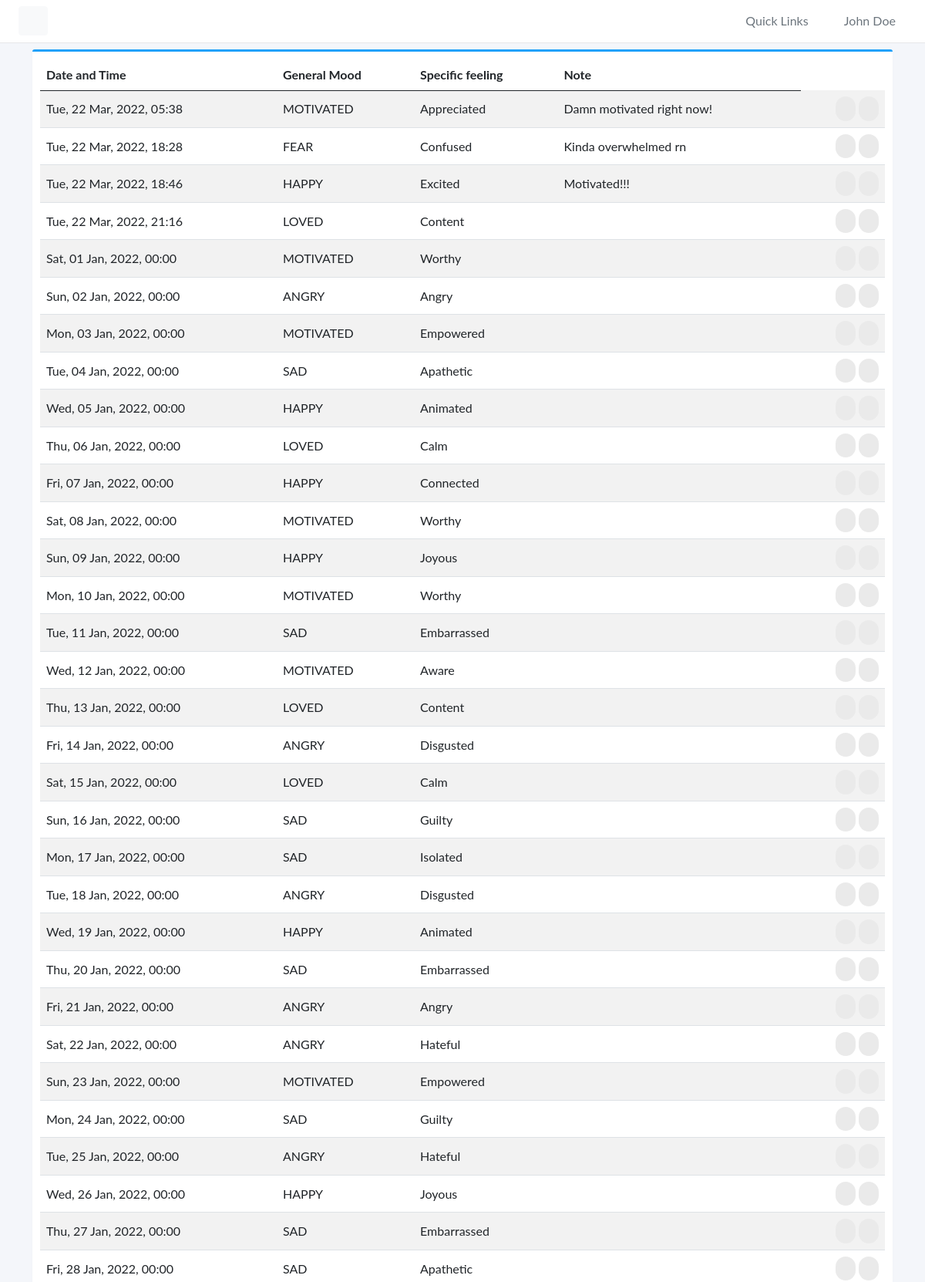
/logs.html (signed in, upper part), run on the app's committed database.
### tables this page shows
CREATE TABLE "Moods" (
	"name"	TEXT,
	"timestamp"	TEXT,
	"general"	TEXT,
	"specific"	TEXT,
	"note"	TEXT
);

### main.py (the view)
@app.route('/logs.html', methods=['GET'])
def logs():
    with sqlite3.connect('users.db') as conn:
        logs = conn.cursor().execute("SELECT * FROM Moods WHERE name = ?", (userID,)).fetchall()
        logs = [(x[0], get_time(x[1]), x[2], x[3], x[4], x[1]) for x in logs]
        print(logs)
        return render_template('logs.html', logs=logs)

### utils.py (called while the page is built)
def get_time(string):
    return datetime.fromisoformat(string).strftime("%a, %d %b, %Y, %H:%M")

### templates/logs.html (shortened to what this page needs)
<!doctype html>
<html lang="en">
<head>
    <link href="assets/vendor/fontawesome/css/fontawesome.min.css" rel="stylesheet">
    <link href="assets/vendor/fontawesome/css/solid.min.css" rel="stylesheet">
    <link href="assets/vendor/fontawesome/css/brands.min.css" rel="stylesheet">
    <link href="assets/vendor/bootstrap/css/bootstrap.min.css" rel="stylesheet">
    <link href="assets/vendor/datatables/datatables.min.css" rel="stylesheet">
    <link href="assets/css/master.css" rel="stylesheet">
</head>
<body>
    <div class="wrapper">
        <div id="body" class="active">
            <nav class="navbar navbar-expand-lg navbar-white bg-white">
                <button type="button" id="sidebarCollapse" class="btn btn-light">
                    <i class="fas fa-bars"></i>
                </button>
                <div class="collapse navbar-collapse" id="navbarSupportedContent">
                    <ul class="nav navbar-nav ms-auto">
                        <li class="nav-item dropdown">
                            <div class="nav-dropdown">
                                <a href="#" id="nav1" class="nav-item nav-link dropdown-toggle text-secondary" data-bs-toggle="dropdown" aria-expanded="false">
                                    <i class="fas fa-link"></i> <span>Quick Links</span> <i style="font-size: .8em;" class="fas fa-caret-down"></i>
                                </a>
                            </div>
                        </li>
                        <li class="nav-item dropdown">
                            <div class="nav-dropdown">
                                <a href="#" id="nav2" class="nav-item nav-link dropdown-toggle text-secondary" data-bs-toggle="dropdown" aria-expanded="false">
                                    <i class="fas fa-user"></i> <span>John Doe</span> <i style="font-size: .8em;" class="fas fa-caret-down"></i>
                                </a>
                            </div>
                        </li>
                    </ul>
                </div>
            </nav>
            <div class="content">
                <div class="container">
                    <div class="box box-primary">
                        <div class="box-body">
                            <table width="100%" class="table table-hover table-striped" id="dataTables-example">
                                <thead>
                                    <tr role="row">
                                        <th class="sorting sorting_asc">Date and Time</th>
                                        <th class="sorting">General Mood</th>
                                        <th class="sorting">Specific feeling</th>
                                        <th class="sorting">Note</th>
                                    </tr>
                                </thead>
                                <tbody>
                                 {%for log in logs%}
                                    <tr>
                                        <td>{{log[1]}}</td>
                                        <td>{{log[2]}}</td>
                                        <td>{{log[3]}}</td>
                                        <td>{{log[4]}}</td>
                                        <td class="text-end">
                                            <a href="{{url_for('edit_record', timestamp=log[5])}}" class="btn btn-outline-info btn-rounded"><i class="fas fa-pen"></i></a>
                                            <a href="{{url_for('delete_record', timestamp=log[5])}}" class="btn btn-outline-danger btn-rounded"><i class="fas fa-trash"></i></a>
                                        </td>
                                    </tr>
                                 {%endfor%}
                                </tbody>
                            </table>
                        </div>
                    </div>
                </div>
            </div>
        </div>
    </div>
</body>
</html>

### static/assets/css/master.css (style rules this page uses)
body, h1, .h1, h2, .h2, h3, .h3, h4, .h4, h5, .h5, h6, .h6, p, a, td { -moz-osx-font-smoothing: grayscale; -webkit-font-smoothing: antialiased; }
body { width: 100%; height: 100%; background: #f4f6fa; font-family: "Lato", "Helvetica Neue", Arial, Helvetica, sans-serif; font-size: 1rem; color: #444; }
.wrapper { display: flex; width: 100%; align-items: stretch; overflow-x: hidden }
#body { width: 100%; padding: 0; min-height: 100vh; transition: all 0.3s; }
#body>.navbar { padding: 0 1.5rem; min-height: 54px; box-shadow: none; border-bottom: 1px solid rgba(101, 109, 119, .16); }
#body>.content { position: relative; padding: .5rem; }
.box { position: relative; border-radius: 3px; background: #ffffff; border-top: 3px solid #d2d6de; margin-bottom: 20px; width: 100%; box-shadow: 0 1px 1px rgba(0, 0, 0, 0.1); }
.box-body { border-top-left-radius: 0; border-top-right-radius: 0; border-bottom-right-radius: 3px; border-bottom-left-radius: 3px; padding: 10px; }
.box-primary { border-top-color: #22a1f9; }
.btn-rounded { border-radius: 10em; padding: 6px 8px; font-size: small; text-transform: none; text-shadow: none !important; background: #eaeaea; border-color: transparent; border: none; }
a, a:hover, a:focus { color: inherit; text-decoration: none; transition: all 0.3s; }
.table td, .table th { vertical-align: middle; }
@media (min-width: 200px) { .navbar-expand-lg .navbar-collapse { display: -ms-flexbox !important; display: flex !important; -ms-flex-preferred-size: auto; flex-basis: auto; } }
@media (min-width: 200px) { .navbar-expand-lg .navbar-nav { -ms-flex-direction: row; flex-direction: row; } }

### static/assets/components/navbar/navbar-dropdowns.css (style rules this page uses)
.nav-dropdown .nav-link { color: #B2EBF2; line-height: 1.42857; padding: 1rem 0 1rem 1rem !important; }
.nav-dropdown .nav-link::after { display: none; }

### data on the page
Moods: log "Tue, 22 Mar, 2022, 05:38", general "MOTIVATED", specific "Appreciated", note "Damn motivated right now!"
Moods: log "Tue, 22 Mar, 2022, 18:28", general "FEAR", specific "Confused", note "Kinda overwhelmed rn"
Moods: log "Tue, 22 Mar, 2022, 18:46", general "HAPPY", specific "Excited", note "Motivated!!!"
Moods: log "Tue, 22 Mar, 2022, 21:16", general "LOVED", specific "Content"
Moods: timestamp "Sat, 01 Jan, 2022, 00:00", general "MOTIVATED", specific "Worthy"
Moods: log "Sun, 02 Jan, 2022, 00:00", general "ANGRY", specific "Angry"
Moods: log "Mon, 03 Jan, 2022, 00:00", general "MOTIVATED", specific "Empowered"
Moods: log "Tue, 04 Jan, 2022, 00:00", general "SAD", specific "Apathetic"
Moods: log "Wed, 05 Jan, 2022, 00:00", general "HAPPY", specific "Animated"
Moods: log "Thu, 06 Jan, 2022, 00:00", general "LOVED", specific "Calm"
Moods: log "Fri, 07 Jan, 2022, 00:00", general "HAPPY", specific "Connected"
Moods: log "Sat, 08 Jan, 2022, 00:00", general "MOTIVATED", specific "Worthy"
Moods: log "Sun, 09 Jan, 2022, 00:00", general "HAPPY", specific "Joyous"
Moods: log "Mon, 10 Jan, 2022, 00:00", general "MOTIVATED", specific "Worthy"
Moods: log "Tue, 11 Jan, 2022, 00:00", general "SAD", specific "Embarrassed"
Moods: log "Wed, 12 Jan, 2022, 00:00", general "MOTIVATED", specific "Aware"
Moods: log "Thu, 13 Jan, 2022, 00:00", general "LOVED", specific "Content"
Moods: log "Fri, 14 Jan, 2022, 00:00", general "ANGRY", specific "Disgusted"
Moods: log "Sat, 15 Jan, 2022, 00:00", general "LOVED", specific "Calm"
Moods: log "Sun, 16 Jan, 2022, 00:00", general "SAD", specific "Guilty"
Moods: log "Mon, 17 Jan, 2022, 00:00", general "SAD", specific "Isolated"
Moods: log "Tue, 18 Jan, 2022, 00:00", general "ANGRY", specific "Disgusted"
Moods: log "Wed, 19 Jan, 2022, 00:00", general "HAPPY", specific "Animated"
Moods: log "Thu, 20 Jan, 2022, 00:00", general "SAD", specific "Embarrassed"
Moods: log "Fri, 21 Jan, 2022, 00:00", general "ANGRY", specific "Angry"
Moods: log "Sat, 22 Jan, 2022, 00:00", general "ANGRY", specific "Hateful"
Moods: log "Sun, 23 Jan, 2022, 00:00", general "MOTIVATED", specific "Empowered"
Moods: log "Mon, 24 Jan, 2022, 00:00", general "SAD", specific "Guilty"
Moods: log "Tue, 25 Jan, 2022, 00:00", general "ANGRY", specific "Hateful"
Moods: log "Wed, 26 Jan, 2022, 00:00", general "HAPPY", specific "Joyous"
Moods: log "Thu, 27 Jan, 2022, 00:00", general "SAD", specific "Embarrassed"
Moods: log "Fri, 28 Jan, 2022, 00:00", general "SAD", specific "Apathetic"
